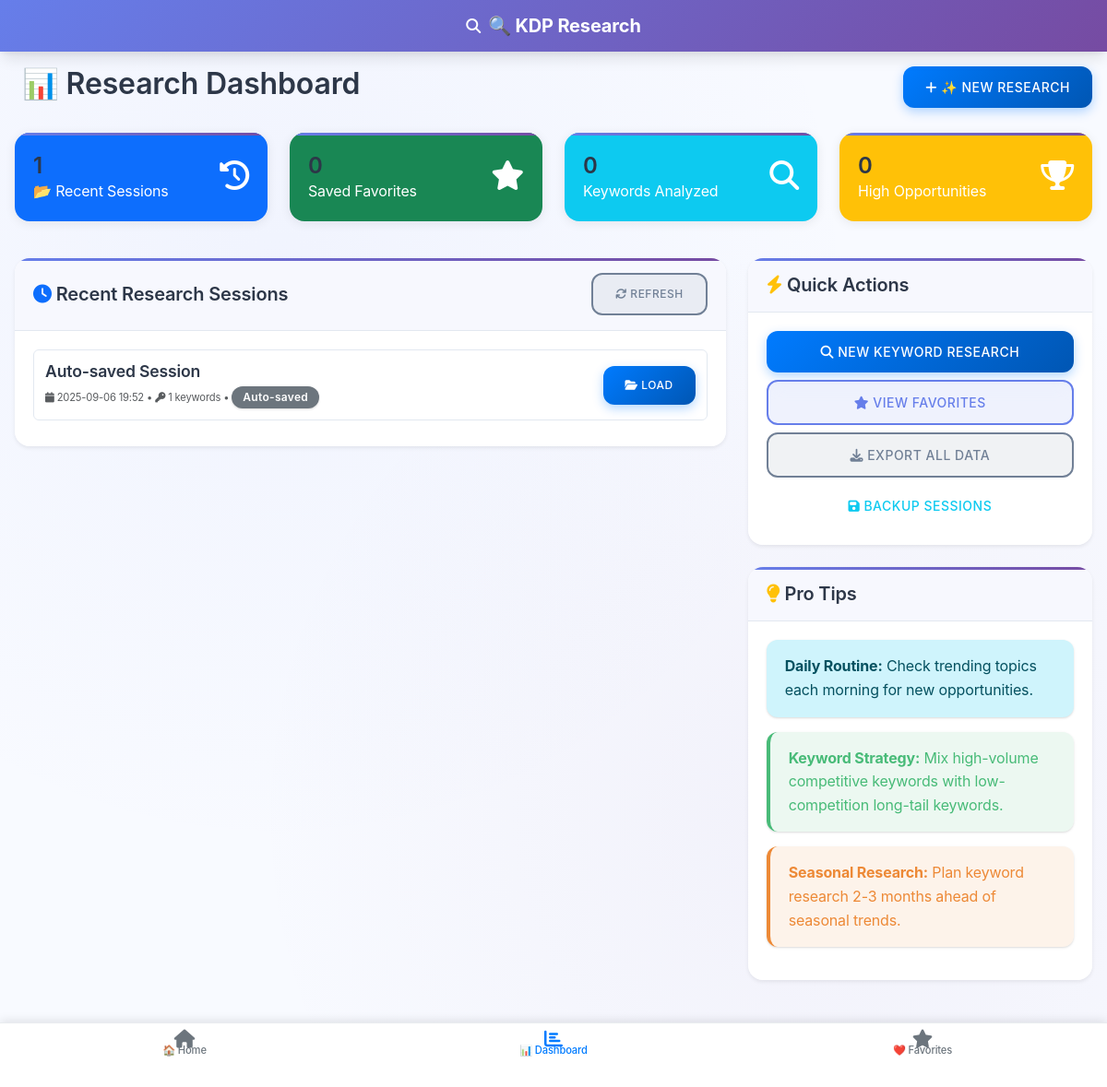
Page /dashboard on the earlier database version.
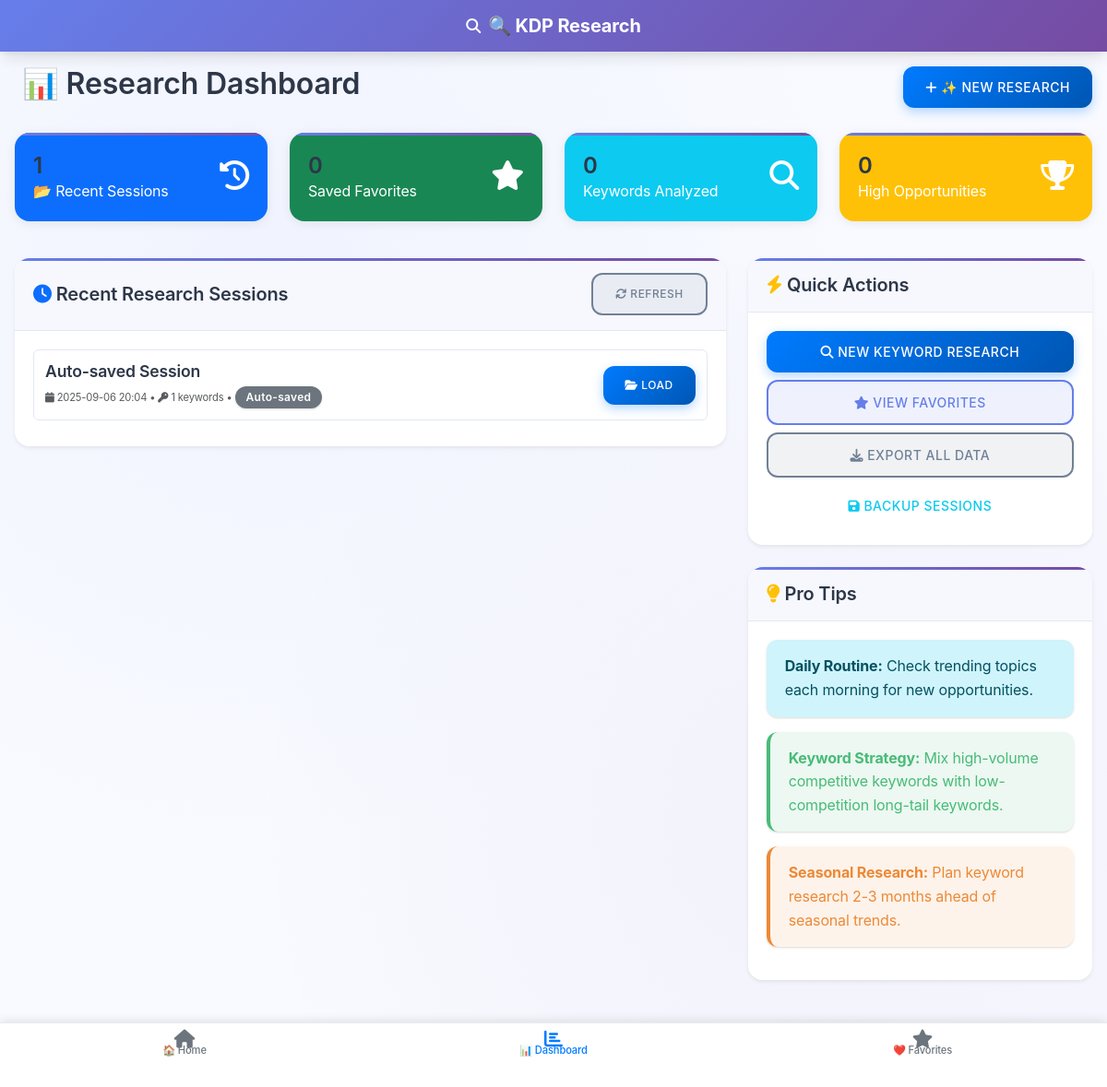
Same page on the later database version.
### models.py (models this page shows, shortened)
class SearchSession(db.Model):
    id = db.Column(db.Integer, primary_key=True)
    session_name = db.Column(db.String(200), nullable=False)
    keywords = db.Column(db.Text)  # JSON string of keywords and their data
    created_at = db.Column(db.DateTime, default=datetime.utcnow)
    updated_at = db.Column(db.DateTime, default=datetime.utcnow, onupdate=datetime.utcnow)
    is_autosave = db.Column(db.Boolean, default=False)
    def get_keywords(self):
        if self.keywords:
            return json.loads(self.keywords)
        return []

### routes.py (the view)
@app.route('/dashboard')
def dashboard():
    recent_sessions = SearchSession.query.order_by(SearchSession.updated_at.desc()).limit(5).all()
    return render_template('dashboard.html', recent_sessions=recent_sessions)

### templates/dashboard.html (shortened to what the changed rows need)
{% extends "base.html" %}
{% block content %}
<div class="row">
    <div class="col-12">
        <div class="d-flex justify-content-between align-items-center mb-4">
            <h2>
                📊 Research Dashboard
            </h2>
        </div>
    </div>
</div>
<div class="row">
    <div class="col-lg-8">
        <div class="card shadow-sm">
            <div class="card-body">
                {% if recent_sessions %}
                    <div id="sessionsContainer">
                        {% for session in recent_sessions %}
                        <div class="session-item" data-session-id="{{ session.id }}">
                            <div class="session-info">
                                <h6 class="mb-1">{{ session.session_name }}</h6>
                                <div class="session-meta">
                                    <small class="text-muted">
                                        <i class="fas fa-calendar"></i>
                                        {{ session.updated_at.strftime('%Y-%m-%d %H:%M') }}
                                        •
                                        <i class="fas fa-key"></i>
                                        {{ session.get_keywords()|length }} keywords
                                        {% if session.is_autosave %}
                                        • <span class="badge bg-secondary">Auto-saved</span>
                                        {% endif %}
                                    </small>
                                </div>
                            </div>
                            <div class="session-actions">
                                <button class="btn btn-sm btn-primary" onclick="loadSession('{{ session.id }}')">
                                    <i class="fas fa-folder-open"></i> Load
                                </button>
                            </div>
                        </div>
                        {% endfor %}
                    </div>
                {% endif %}
            </div>
        </div>
    </div>
</div>
{% endblock %}

Differences in the rows shown:
changed SearchSession "Auto-saved Session": updated_at "2025-09-06 19:52" → "2025-09-06 20:04"
